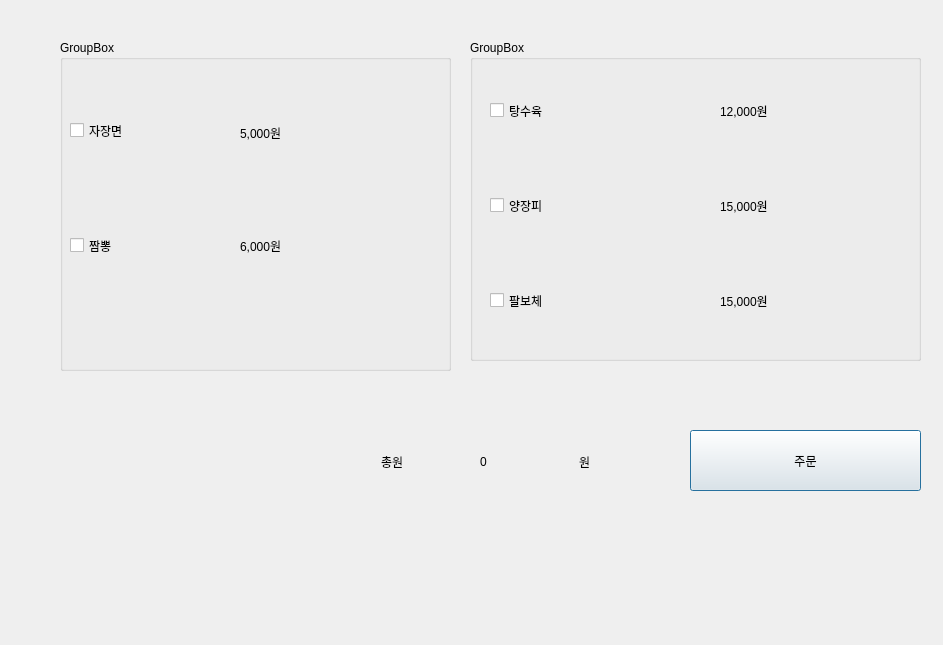
<?xml version="1.0" encoding="UTF-8"?>
<ui version="4.0">
 <class>Dialog</class>
 <widget class="QDialog" name="Dialog">
  <property name="geometry">
   <rect>
    <x>0</x>
    <y>0</y>
    <width>943</width>
    <height>645</height>
   </rect>
  </property>
  <property name="windowTitle">
   <string>Dialog</string>
  </property>
  <widget class="QGroupBox" name="groupBox">
   <property name="geometry">
    <rect>
     <x>60</x>
     <y>40</y>
     <width>391</width>
     <height>331</height>
    </rect>
   </property>
   <property name="title">
    <string>GroupBox</string>
   </property>
   <widget class="QCheckBox" name="chkBox_A0">
    <property name="geometry">
     <rect>
      <x>10</x>
      <y>30</y>
      <width>151</width>
      <height>121</height>
     </rect>
    </property>
    <property name="text">
     <string>자장면</string>
    </property>
   </widget>
   <widget class="QCheckBox" name="chkBox_A1">
    <property name="geometry">
     <rect>
      <x>10</x>
      <y>150</y>
      <width>151</width>
      <height>111</height>
     </rect>
    </property>
    <property name="text">
     <string>짬뽕</string>
    </property>
   </widget>
   <widget class="QLabel" name="lbl_price_A0">
    <property name="geometry">
     <rect>
      <x>180</x>
      <y>52</y>
      <width>181</width>
      <height>81</height>
     </rect>
    </property>
    <property name="text">
     <string>5,000원</string>
    </property>
   </widget>
   <widget class="QLabel" name="lbl_price_A1">
    <property name="geometry">
     <rect>
      <x>180</x>
      <y>175</y>
      <width>171</width>
      <height>61</height>
     </rect>
    </property>
    <property name="text">
     <string>6,000원</string>
    </property>
   </widget>
  </widget>
  <widget class="QGroupBox" name="groupBox_2">
   <property name="geometry">
    <rect>
     <x>470</x>
     <y>40</y>
     <width>451</width>
     <height>321</height>
    </rect>
   </property>
   <property name="title">
    <string>GroupBox</string>
   </property>
   <widget class="QCheckBox" name="chkBox_B0">
    <property name="geometry">
     <rect>
      <x>20</x>
      <y>20</y>
      <width>201</width>
      <height>101</height>
     </rect>
    </property>
    <property name="text">
     <string>탕수육</string>
    </property>
   </widget>
   <widget class="QCheckBox" name="chkBox_B1">
    <property name="geometry">
     <rect>
      <x>20</x>
      <y>110</y>
      <width>191</width>
      <height>111</height>
     </rect>
    </property>
    <property name="text">
     <string>양장피</string>
    </property>
   </widget>
   <widget class="QCheckBox" name="chkBox_B2">
    <property name="geometry">
     <rect>
      <x>20</x>
      <y>210</y>
      <width>181</width>
      <height>101</height>
     </rect>
    </property>
    <property name="text">
     <string>팔보체</string>
    </property>
   </widget>
   <widget class="QLabel" name="lbl_price_B0">
    <property name="geometry">
     <rect>
      <x>250</x>
      <y>30</y>
      <width>191</width>
      <height>81</height>
     </rect>
    </property>
    <property name="text">
     <string>12,000원</string>
    </property>
   </widget>
   <widget class="QLabel" name="lbl_price_B1">
    <property name="geometry">
     <rect>
      <x>250</x>
      <y>130</y>
      <width>181</width>
      <height>71</height>
     </rect>
    </property>
    <property name="text">
     <string>15,000원</string>
    </property>
   </widget>
   <widget class="QLabel" name="lbl_price_B2">
    <property name="geometry">
     <rect>
      <x>250</x>
      <y>230</y>
      <width>171</width>
      <height>61</height>
     </rect>
    </property>
    <property name="text">
     <string>15,000원</string>
    </property>
   </widget>
  </widget>
  <widget class="QPushButton" name="Btn">
   <property name="geometry">
    <rect>
     <x>690</x>
     <y>430</y>
     <width>231</width>
     <height>61</height>
    </rect>
   </property>
   <property name="text">
    <string>주문</string>
   </property>
  </widget>
  <widget class="QWidget" name="horizontalLayoutWidget">
   <property name="geometry">
    <rect>
     <x>381</x>
     <y>431</y>
     <width>291</width>
     <height>61</height>
    </rect>
   </property>
   <layout class="QHBoxLayout" name="horizontalLayout">
    <item>
     <widget class="QLabel" name="label_3">
      <property name="text">
       <string>총원</string>
      </property>
     </widget>
    </item>
    <item>
     <widget class="QLabel" name="lbl_price">
      <property name="text">
       <string>0</string>
      </property>
     </widget>
    </item>
    <item>
     <widget class="QLabel" name="label">
      <property name="text">
       <string>원</string>
      </property>
     </widget>
    </item>
   </layout>
  </widget>
 </widget>
 <resources/>
 <connections/>
</ui>
